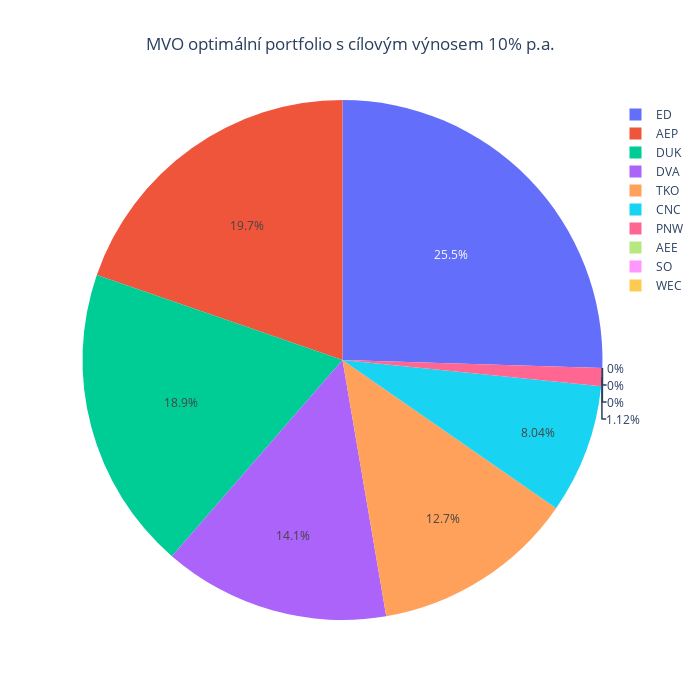

The notebook cell this image was saved under:
### Code cell
weightsMVOTarget = MVOTargetReturn(prices = prices, target_return = 0.1)
weightsPlot(weightsMVOTarget, title = "MVO optimální portfolio s cílovým výnosem 10% p.a.")

### Figure 1 — Plotly figure (JSON) as saved in the notebook; plotly's stock layout.template omitted (floating-point values rounded to 4 significant figures)
{"data": [{"labels": ["AEE", "AEP", "CNC", "DUK", "DVA", "ED", "PNW", "SO", "TKO", "WEC"], "type": "pie", "values": [0, 0.1969, 0.08035, 0.1891, 0.1408, 0.255, 0.01118, 0, 0.1266, 0]}], "layout": {"height": 700, "title": {"text": "MVO optimální portfolio s cílovým výnosem 10% p.a.", "x": 0.5}, "width": 700}}
